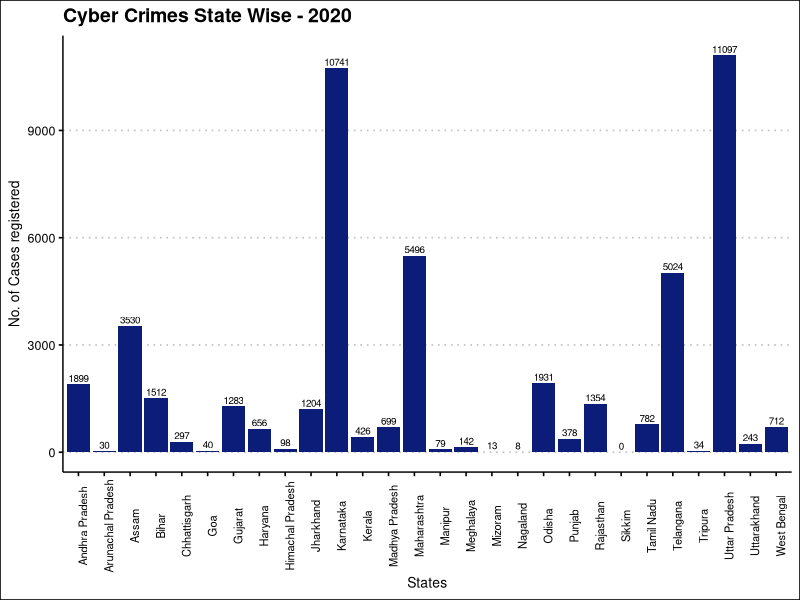
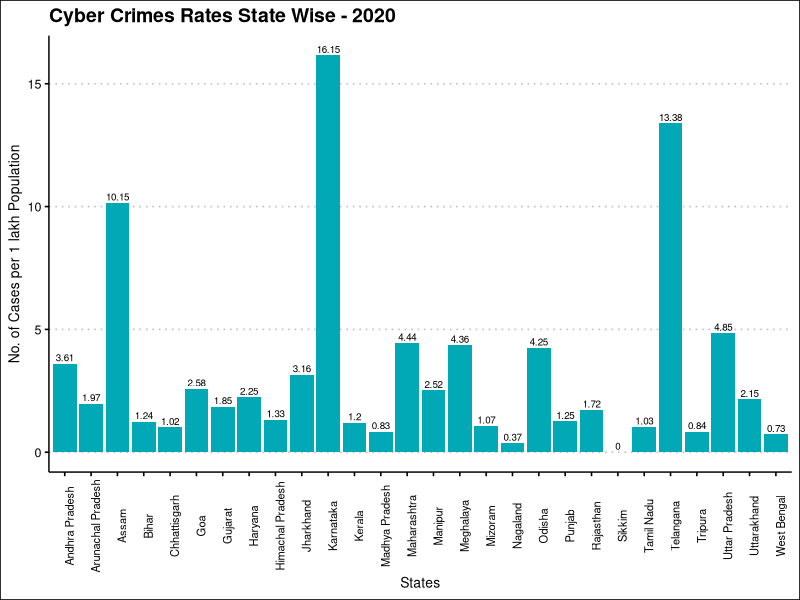
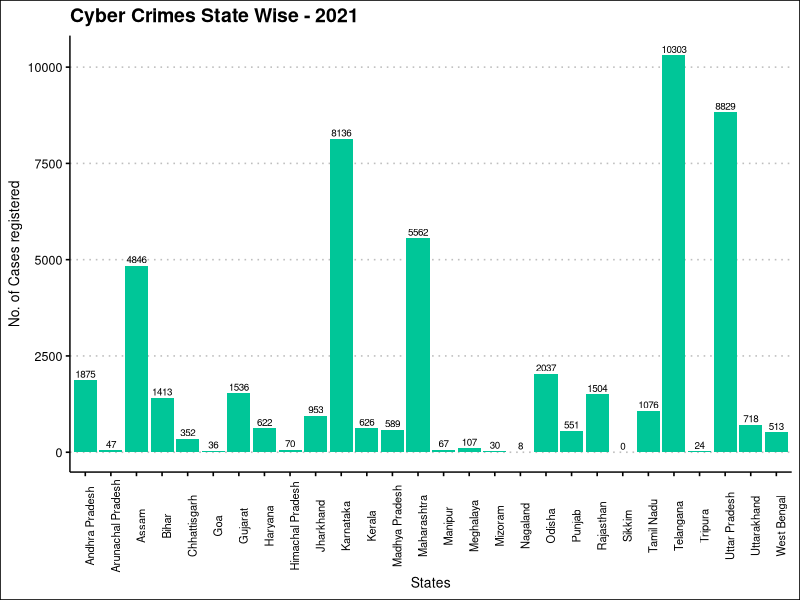
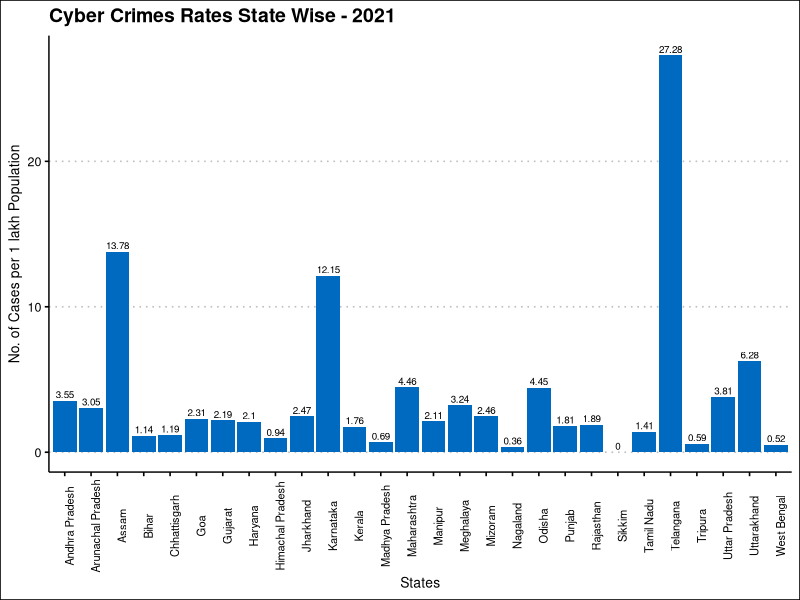
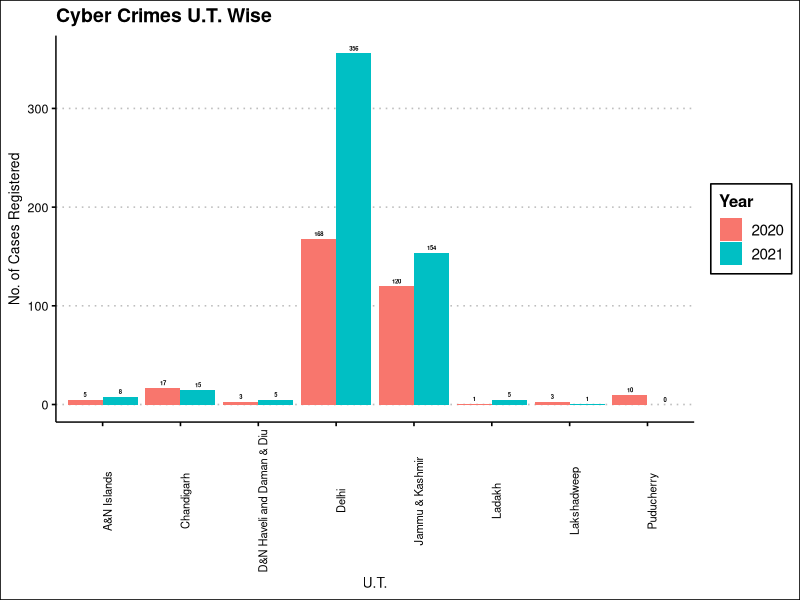
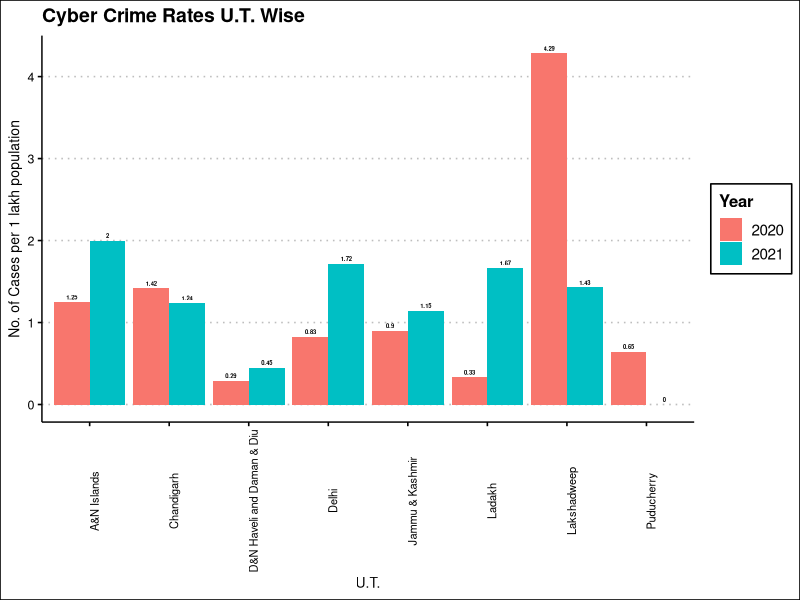
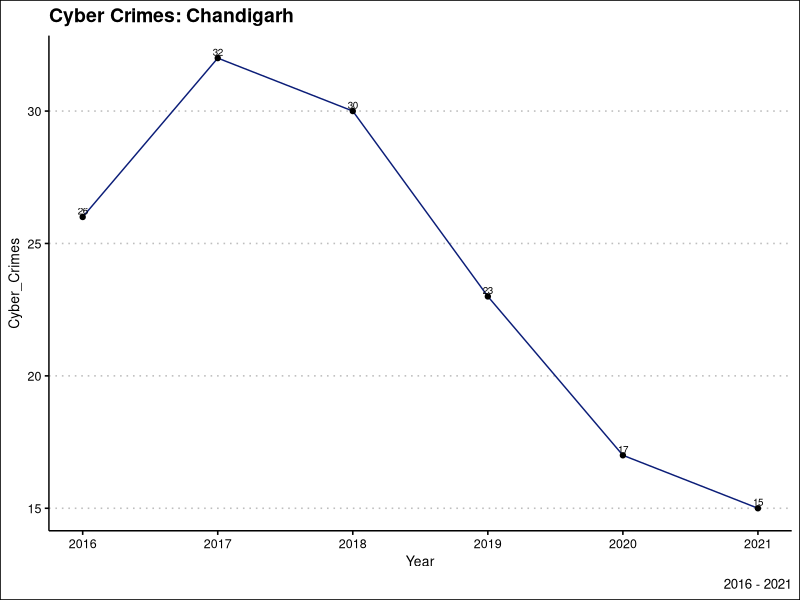
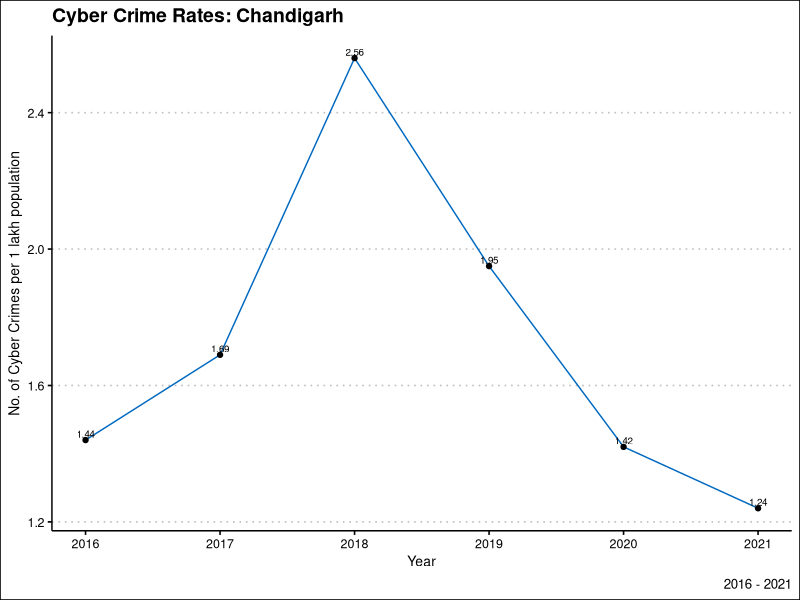

Generate these figures, in order, with R:
rm(list = ls())
library(readxl)
library(ggplot2)
library(ggthemes)

df = read_excel("TABLE 9A.1.xlsx")
df$cases_reg2019 = as.numeric(df$cases_reg2019)
df = cbind(df, rate2019 = df$cases_reg2019/ df$proj_popln2019  ,rate2020 = df$cases_reg2020/ df$proj_popln2020 , rate2021 = df$cases_reg2021/ df$proj_popln2021 )

bardiag = function(df, ax, ay, cl, tit, val_lab, x_lab, y_lab ){
  bard = ggplot(data=df, aes(x = ax, y = ay ) ) +
    geom_bar(stat="identity", fill = cl)+theme_clean()+ geom_text(aes(label= val_lab ), vjust= -0.3, size=2.5)+
    theme(axis.text.x = element_text(angle = 90, size = 8))+ ggtitle(tit) +
    xlab(x_lab) + ylab(y_lab)
  return(bard)
}

#2021
barst2021 = bardiag(df[1:28,], ax = df$state_ut[1:28], ay = df$cases_reg2021[1:28], "#00c698", 
        "Cyber Crimes State Wise - 2021", df$cases_reg2021[1:28], 
        "States", "No. of Cases registered" )

barst2021r = bardiag(df[1:28,], ax = df$state_ut[1:28], ay = df$rate2021[1:28], "#0069c0", 
                     "Cyber Crimes Rates State Wise - 2021", round(df$rate2021[1:28],2) , 
                     "States", "No. of Cases per 1 lakh Population" )
#2020
barst2020 = bardiag(df[1:28,], ax = df$state_ut[1:28], ay = df$cases_reg2020[1:28], "#0b1d78", 
        "Cyber Crimes State Wise - 2020", df$cases_reg2020[1:28], 
        "States", "No. of Cases registered" )

barst2020r = bardiag(df[1:28,], ax = df$state_ut[1:28], ay = df$rate2020[1:28], "#00a9b5", 
                     "Cyber Crimes Rates State Wise - 2020", round(df$rate2020[1:28],2) , 
                     "States", "No. of Cases per 1 lakh Population" )

# barut2021 = bardiag(df[31:38,], ax = df$state_ut[31:38], ay = df$cases_reg2021[31:38], "steelblue4", 
#                     "Cyber Crimes U.T. Wise - 2021", df$cases_reg2021[31:38] , 
#                     "U.T.", "No. of cases registered" )
# 
# barut2021r = bardiag(df[31:38,], ax = df$state_ut[31:38], ay = df$rate2021[31:38], "blue4", 
#                      "Cyber Crimes Rates U.T. Wise - 2021", round(df$rate2021[31:38],2) , 
#                      "U.T.", "No. of Cases per 1 lakh Population" )




moddf = function(df, fact , val){
  df2 <- tidyr::pivot_longer(df, cols = fact, names_to = 'Year',  values_to = val )
  for (i in 1:92) {
    if (df2$Year[i] == fact[1]) {
      df2$Year[i] = "2020"
    } else{
      df2$Year[i] = "2021"
    }
  }
  return(df2)
}

dfc = moddf(df, c("cases_reg2020", "cases_reg2021"), "cases" )
dfr = moddf(df, c("rate2020", "rate2021"), "rates" )


barut2020_21 =  ggplot(dfc[61:76,], aes(x= state_ut, y = cases, fill = Year)) +
  geom_bar(stat='identity', position='dodge') + theme_clean() + geom_text(aes(label = cases ),vjust = -0.5, position = position_dodge(.9), size=1.5, fontface = "bold")+
  theme(axis.text.x = element_text(angle = 90, size = 8))+ ggtitle("Cyber Crimes U.T. Wise") +
  xlab("U.T.") + ylab("No. of Cases Registered")

barut2020_21r  = ggplot(dfr[61:76,], aes(x= state_ut, y = rates, fill = Year)) +
  geom_bar(stat='identity', position='dodge') + theme_clean() + geom_text(aes(label = round(rates,2) ),vjust = -0.5, position = position_dodge(.9), size=1.5, fontface = "bold")+
  theme(axis.text.x = element_text(angle = 90, size = 8))+ ggtitle("Cyber Crime Rates U.T. Wise") +
  xlab("U.T.") + ylab("No. of Cases per 1 lakh population")


state5yr = function(state){
  dfmajor = read.csv("majorst.csv")
  
  yr = c("2017", "2018","2019","2020","2021")
  st = dfmajor[which(dfmajor$state_ut == state),]
  
  st = data.frame(year = yr, cases = as.numeric(st[,2:6]), rates = as.numeric(st[,2:6])/as.numeric(st[,7:11])  )
  st
}
telangana = state5yr("Telangana")
karnataka = state5yr("Karnataka")
maharashtra = state5yr("Maharashtra")
assam = state5yr("Assam")
uttar_pradesh = state5yr("Uttar Pradesh")

statelist = list(telangana, karnataka, maharashtra, assam, uttar_pradesh)
nam = c("Telangana", "Karnataka", "Maharashtra","Assam", "Uttar Pradesh")
names(statelist) = nam

trend_plot = function(state, tit, cs, ylabel){
  trend_state = ggplot(data = state, aes(x = year, y = cs, group=1)) +
    geom_line(color="red") + geom_point() + theme_clean() + geom_text(aes(label = round(cs,2) ), vjust= -0.5, size=2.5)+
    theme(axis.text.x = element_text(angle = 90, size = 8))+ ggtitle(tit) +
    xlab("Year") + ylab(ylabel)+scale_x_discrete(labels = as.character(state$year), breaks = state$year)
  
  return(trend_state)
}



uts = read_excel("TABLE 9A.1.xlsx", sheet = "Sheet2")
uttrend = ggplot(data = uts, aes(x = ut, group = 1))+geom_line(aes(y = y2017), color = "black")+
  geom_line(aes(y = y2018), color = "red")+
  geom_line(aes(y = y2019), color = "blue")+
  geom_line(aes(y = y2020), color = "orange2")+
  geom_line(aes(y = y2021), color = "purple")+theme_clean()+theme(axis.text.x = element_text(angle = 90, size = 8))+
  ylab("Cyber Crimes Registered")+xlab("Union Territories")+scale_color_manual(values=c("black","red","blue","orange2", "purple"))

cols = c("black", "red", "blue", "orange2", "purple")
uttrend2 = ggplot(data = uts, aes(x = ut, group = 1))+geom_line(aes(y = y2017), color = "black")+
  geom_line(aes(y = y2018), color = "red")+
  geom_line(aes(y = y2019), color = "blue")+
  geom_line(aes(y = y2020), color = "orange2")+
  geom_line(aes(y = y2021), color = "purple")+theme_clean()+theme(axis.text.x = element_text(angle = 90, size = 8))+
  ylab("Cyber Crimes Registered")+xlab("Union Territories")


chandigarh = read_excel("chddata.xlsx") 

trendchd = ggplot(chandigarh, aes(x=Year, y=Cyber_Crimes, group=1)) +
  geom_line(color = "#0b1d78")+
  geom_point()+theme_clean()+labs(title= "Cyber Crimes: Chandigarh",
                                  caption = "2016 - 2021",
                                  cex.labs = 0.5)+geom_text(aes(label= Cyber_Crimes ), vjust= -0.3, size=2.5)

trendchdrate = ggplot(chandigarh, aes(x=Year, y=Rate, group=1)) +
  geom_line(color = "#0069c0")+
  geom_point()+theme_clean()+labs(title= "Cyber Crime Rates: Chandigarh",
                                  caption = "2016 - 2021",
                                  cex.labs = 0.5)+ylab("No. of Cyber Crimes per 1 lakh population")+geom_text(aes(label= Rate ), vjust= -0.3, size=2.5)




  